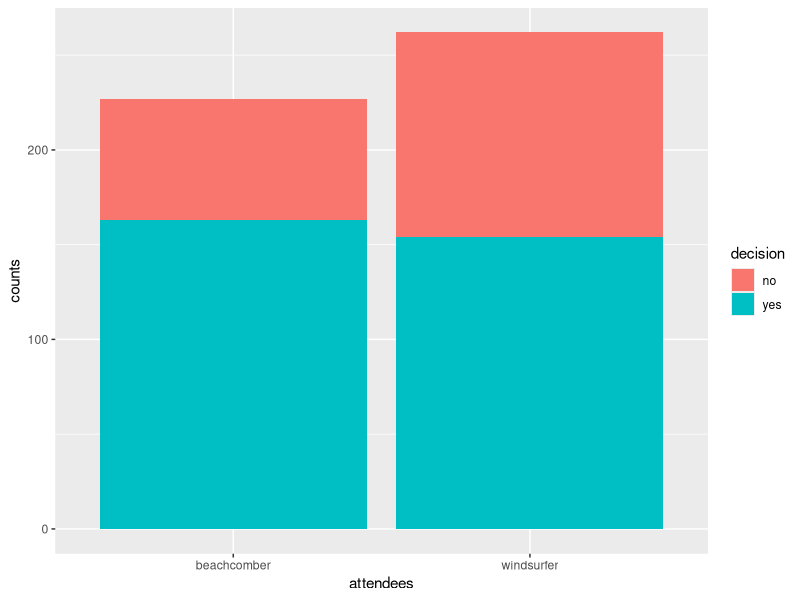

Recreate this plot in R.
# Brett Waugh
# Module # 11 Chi Square Test
# 30 October 2018

# Given the following data about hotel satisfaction.
beachcomber <- c(163, 64)
windsurfer <- c(154, 108)

# Visualize the data.
table(beachcomber, windsurfer)

# Create a data frame.
df <- data.frame(beachcomber, windsurfer)

# Perform the Chi Square Test.
chisq.test(df)

# Visualize data frame. Creates a stacked bar chart. 
library(ggplot2)
attendees <- c("beachcomber", "beachcomber", "windsurfer", "windsurfer")
decision <- c("yes", "no")
counts <- c(163, 64, 154,108 )
df4 <- data.frame(attendees, decision, counts)
ggplot(data=df4, aes(x=attendees, y=counts, fill=decision)) + geom_bar(stat="identity")